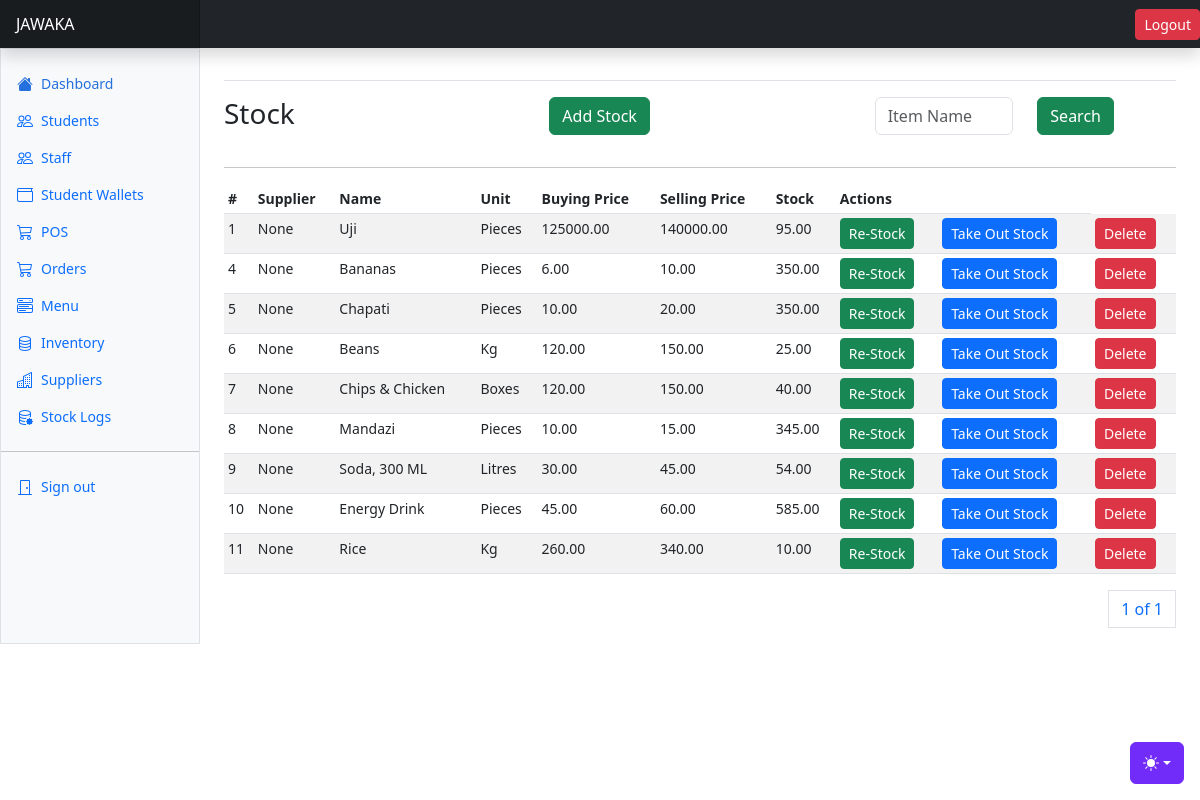
Page /inventory/ (signed in) on the earlier database version.
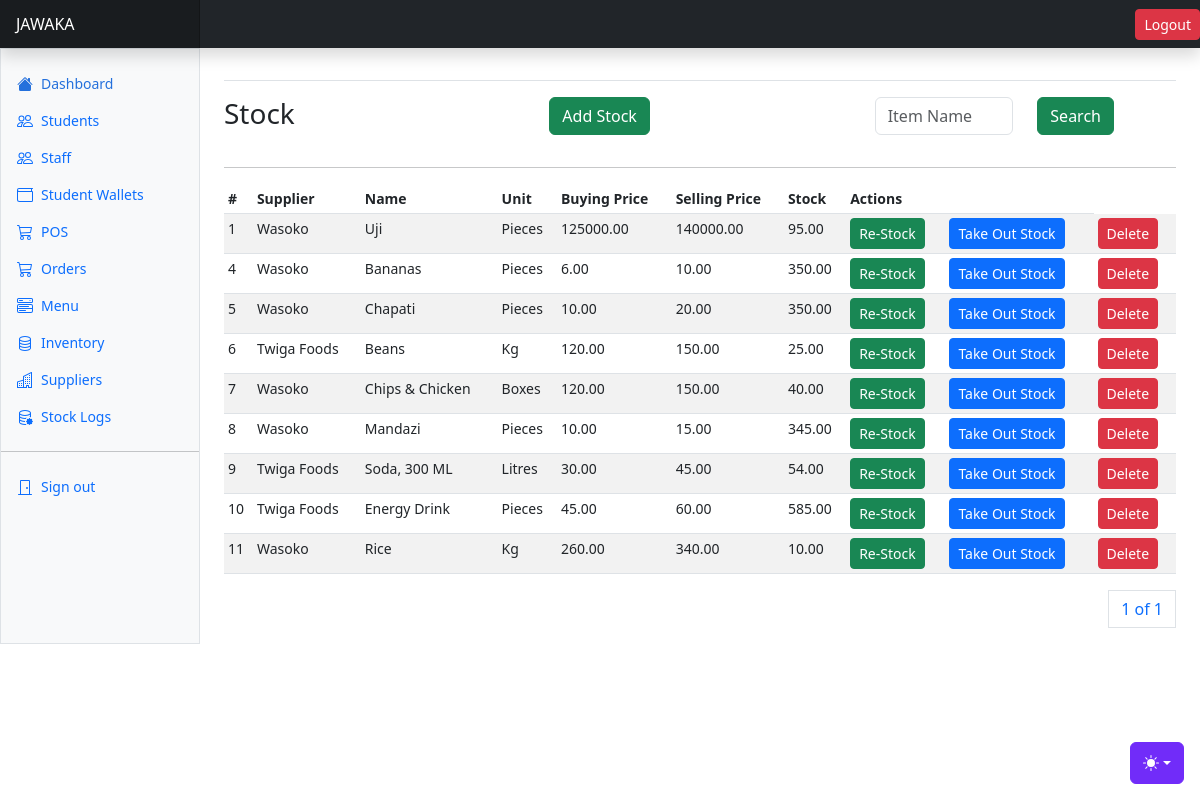
Same page on the later database version.
### apps/inventory/models.py (models this page shows, shortened)
class Inventory(AbstractBaseModel):
    supplier = models.ForeignKey(Supplier, on_delete=models.SET_NULL, null=True)
    name = models.CharField(max_length=255)
    unit_price = models.DecimalField(max_digits=10, decimal_places=2)
    selling_price = models.DecimalField(max_digits=10, decimal_places=2)
    unit = models.CharField(max_length=255, choices=UNIT_CHOICES)
    stock = models.DecimalField(max_digits=10, decimal_places=2, default=0)

class Supplier(AbstractBaseModel):
    name = models.CharField(max_length=255)
    phone_number = models.CharField(max_length=255)
    email = models.EmailField(null=True)
    postal_address = models.CharField(max_length=255, null=True)
    town = models.CharField(max_length=255, null=True)
    country = models.CharField(max_length=255, null=True)
    def __str__(self):
        return self.name

### apps/inventory/views.py (the view)
# urls.py: path("inventory/", include("apps.inventory.urls")),
@login_required(login_url="/users/login/")
def inventory(request):
    stock_items = Inventory.objects.all()
    suppliers = Supplier.objects.all()
    if request.method == "POST":
        name = request.POST.get("name")
        stock_items = Inventory.objects.filter(Q(name__icontains=name))
    paginator = Paginator(stock_items, 10)
    page_number = request.GET.get("page")
    page_obj = paginator.get_page(page_number)
    context = {
        "stock_items": stock_items,
        "page_obj": page_obj,
        "suppliers": suppliers
    }
    return render(request, "inventory/inventory.html", context)

### templates/inventory/inventory.html (shortened to what this page needs)
{% extends "base.html" %}
{% block content %}
<div class="row">
    <div class="col">
        <h3>Stock</h3>
    </div>
    <div class="col">
        <a class="btn btn-success" data-bs-toggle="modal" data-bs-target="#newStockModal">Add Stock</a>
    </div>
    <div class="col">
      <form method="POST">
        <div class="input-group mb-3">
          <div class="row">
            <div class="col">
              <input type="text" class="form-control" name="name" id="name" placeholder="Item Name">
            </div>
            <div class="col">
              <button class="btn btn-success">Search</button>
            </div>
          </div>
        </div>
      </form>
    </div>
</div>
<hr/>
      <div class="table-responsive small">
        <table class="table table-striped table-sm">
          <thead>
            <tr>
              <th scope="col">#</th>
              <th scope="col">Supplier</th>
              <th scope="col">Name</th>
              <th scope="col">Unit</th>
              <th scope="col">Buying Price</th>
              <th scope="col">Selling Price</th>
              <th scope="col">Stock</th>
              <th scope="col" colspan="2">Actions</th>
            </tr>
          </thead>
          <tbody>
            {% for stock in page_obj %}
            <tr>
              <td>{{stock.id}}</td>
              <td>{{stock.supplier}}</td>
              <td>{{stock.name}}</td>
              <td>{{stock.unit}}</td>
              <td>{{stock.unit_price}}</td>
              <td>{{stock.selling_price}}</td>
              <td>{{stock.stock}}</td>
              {% if request.user.role == "admin" %}
              <td><a class="btn btn-success btn-sm" data-bs-toggle="modal" data-bs-target="#reStockModal{{ stock.id }}">Re-Stock</a></td>
              <td><a class="btn btn-primary btn-sm" data-bs-toggle="modal" data-bs-target="#takeOutStockModal{{ stock.id }}">Take Out Stock</a></td>
              <td><a href="{% url 'delete-inventory' stock.id %}" class="btn btn-danger btn-sm">Delete</a></td>
              {% elif request.user.role == "cashier" %}
              <td><a class="btn btn-primary btn-sm" data-bs-toggle="modal" data-bs-target="#takeOutStockModal{{ stock.id }}">Take Out Stock</a></td>
              <td><a class="btn btn-success btn-sm" data-bs-toggle="modal" data-bs-target="#reStockModal{{ stock.id }}">Re-Stock</a></td>
              {% elif request.user.role == "chef" %}
              <td><a class="btn btn-primary btn-sm" data-bs-toggle="modal" data-bs-target="#takeOutStockModal{{ stock.id }}">Take Out Stock</a></td>
              {% endif %}
            </tr>
            {% endfor %}
          </tbody>
        </table>
        <div>
          <nav aria-label="Page navigation example">
            <ul class="pagination justify-content-end">
              <a class="page-link" href="#">{{ page_obj.number }} of {{ page_obj.paginator.num_pages }}</a>
            </ul>
          </nav>
        </div>
      </div>
{% endblock content %}

Differences in the rows shown:
changed Inventory "Uji": supplier "None" → "Wasoko"
changed Inventory "Bananas": supplier "None" → "Wasoko"
changed Inventory "Chapati": supplier "None" → "Wasoko"
changed Inventory "Beans": supplier "None" → "Twiga Foods"
changed Inventory "Chips & Chicken": supplier "None" → "Wasoko"
changed Inventory "Mandazi": supplier "None" → "Wasoko"
changed Inventory "Soda, 300 ML": supplier "None" → "Twiga Foods"
changed Inventory "Energy Drink": supplier "None" → "Twiga Foods"
changed Inventory "Rice": supplier "None" → "Wasoko"
